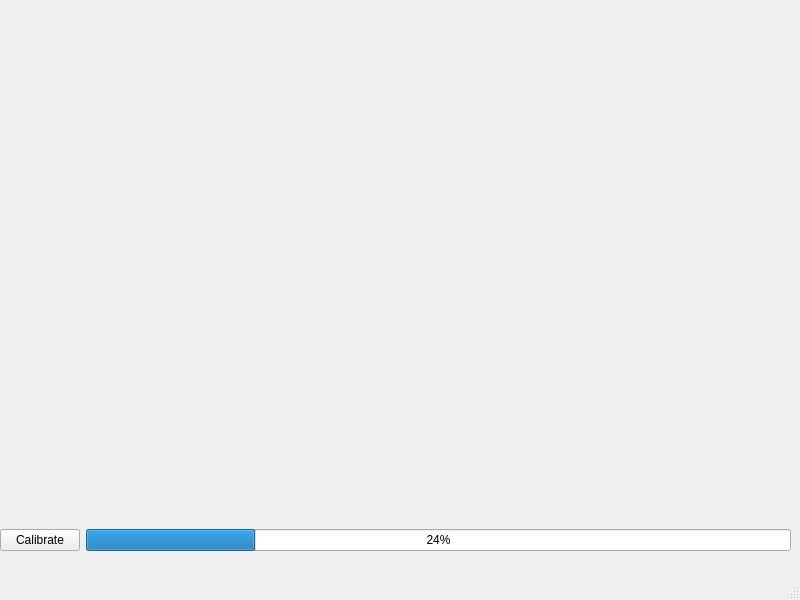
<?xml version="1.0" encoding="UTF-8"?>
<ui version="4.0">
 <class>MainWindow</class>
 <widget class="QMainWindow" name="MainWindow">
  <property name="geometry">
   <rect>
    <x>0</x>
    <y>0</y>
    <width>800</width>
    <height>600</height>
   </rect>
  </property>
  <property name="windowTitle">
   <string>MainWindow</string>
  </property>
  <widget class="QWidget" name="centralwidget">
   <widget class="QWidget" name="gridLayoutWidget">
    <property name="geometry">
     <rect>
      <x>0</x>
      <y>10</y>
      <width>791</width>
      <height>541</height>
     </rect>
    </property>
    <layout class="QGridLayout" name="gridLayout">
     <item row="1" column="0">
      <widget class="QPushButton" name="calibrate_button">
       <property name="text">
        <string>Calibrate</string>
       </property>
      </widget>
     </item>
     <item row="1" column="1">
      <widget class="QProgressBar" name="calibration_process">
       <property name="value">
        <number>24</number>
       </property>
      </widget>
     </item>
     <item row="0" column="0" colspan="2">
      <widget class="QWidget" name="video_frame" native="true">
       <zorder>label</zorder>
      </widget>
     </item>
    </layout>
   </widget>
  </widget>
  <widget class="QMenuBar" name="menubar">
   <property name="geometry">
    <rect>
     <x>0</x>
     <y>0</y>
     <width>800</width>
     <height>19</height>
    </rect>
   </property>
  </widget>
  <widget class="QStatusBar" name="statusbar"/>
 </widget>
 <resources/>
 <connections/>
</ui>
